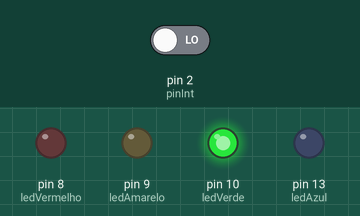
A sketch run on a simulated Arduino Uno, built with avr-gcc and run on an emulated ATmega328P. Parts: output pins drawn as LEDs (lit = HIGH). The test bench sets the inputs (shaded band); at power-on: pin 2 (pinInt) LOW.

Above: at 1.2 s.
1.3 s: pin 2 (pinInt) driven HIGH
At 2.6 s:
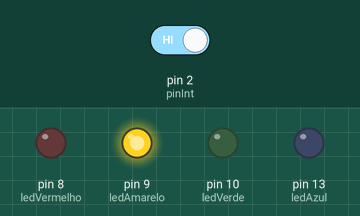
At 3.3 s:
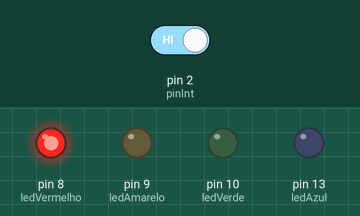
Timing chart, 0 to 16.3 s (numbered marks = the images above; inputs shaded):
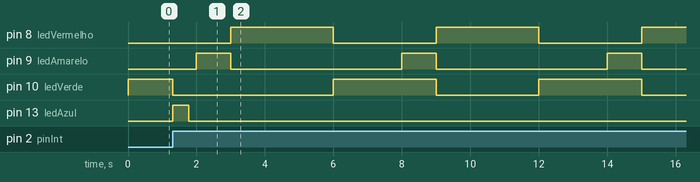

The sketch:

SEMAFORO2.ino
```cpp
/*
Utilize a solução anterior de PISCA LED2, e introduza uma função que trata interrupções externas (int0/int1) criadas por um pushbutton;
A rotina de interrupção deverá desligar os três LEDs do semáforo e o mesmo tempo ligar um quarto LED de proteção.
Utilize a função attachedinterrupt do arduino, para a implementação da interrupção;
*/

int ledVermelho = 8;
int ledAmarelo = 9;
int ledVerde = 10;
int ledAzul = 13; // protecao
// int pinInt = 21; // atm2560 pin INT0
int pinInt = 2; // atm2560 pin INT4

void interrupcao() {
    digitalWrite(ledVermelho, LOW);
    digitalWrite(ledAmarelo, LOW);
    digitalWrite(ledVerde, LOW);
    digitalWrite(ledAzul, HIGH);
    delay(100000);
    digitalWrite(ledAzul, LOW);
    delay(1000);
}

// the setup function runs once when you press reset or power the board
void setup() {
  pinMode(pinInt, INPUT);
  pinMode(ledVermelho, OUTPUT);
  pinMode(ledAmarelo, OUTPUT);
  pinMode(ledVerde, OUTPUT);
  pinMode(ledAzul, OUTPUT);
  attachInterrupt(digitalPinToInterrupt(pinInt), interrupcao, RISING);
}

// the loop function runs over and over again forever
void loop() {
  digitalWrite(ledVermelho, LOW);
  digitalWrite(ledVerde, HIGH);
  delay(2000);
  digitalWrite(ledAmarelo, HIGH);
  delay(1000);
  digitalWrite(ledVerde, LOW);
  digitalWrite(ledAmarelo, LOW);
  digitalWrite(ledVermelho, HIGH);
  delay(3000);
}
```

Measured:
- after the input at 1.3 s, pin 13 (ledAzul): LOW → HIGH at once, → LOW 0.47 s later
- by itself, pin 8 (ledVermelho): alternates HIGH for 3.0 s and LOW for 3.0 s
- by itself, pin 9 (ledAmarelo): alternates HIGH for 1.0 s and LOW for 5.0 s
